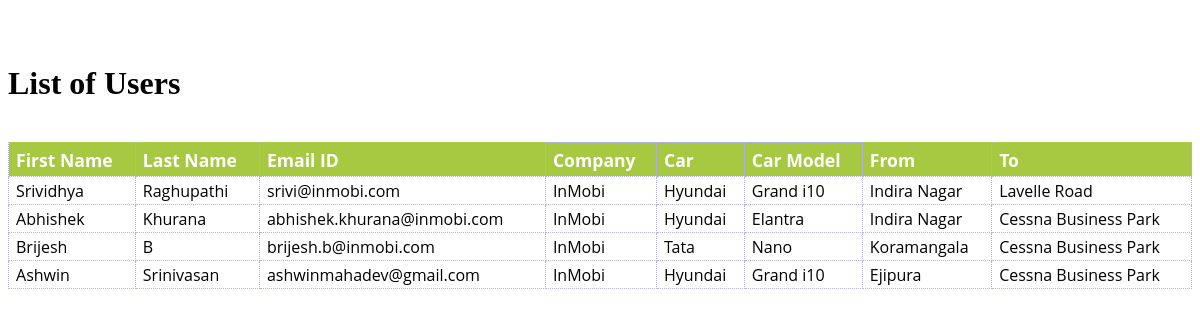
/users/, run on the app's committed database.
### bookings/models.py (models this page shows, shortened)
class User(models.Model):
    User_ID = models.AutoField()
    User_ID.primary_key=True
    first_name = models.CharField(max_length=30)
    last_name = models.CharField(max_length=30)
    email = models.EmailField(max_length=30)
    Company = models.CharField(max_length=20)
    Password = models.CharField(max_length=15)
    Age = models.PositiveIntegerField()
    Sex = (('M','Male'),('F','Female'))
    Car = models.CharField(max_length=15)
    Car_Model = models.CharField(max_length=15)
    Freq_From_1 = models.CharField(max_length=30)
    Freq_From_2 = models.CharField(max_length=30)
    Freq_To_1 = models.CharField(max_length=30)
    Freq_TO_2 = models.CharField(max_length=30)
    Rating = models.PositiveIntegerField()

### bookings/views.py (the view)
# urls.py: url(r'^users/$', views.users, name='users'),
def users(request):
    user_list = User.objects.all()[:10]
    context = {'user_list' : user_list,}
    return render(request,'bookings/user.html', context)

### bookings/templates/bookings/user.html
{% load staticfiles %}
<link rel="stylesheet" type="text/css" href={% static "bookings/theme.css" %}>
<BR><BR><H1>List of Users</H1><BR>
{% if user_list %}
    <table id="users">
    <TR>
    	<TH>First Name</TH>
    	<TH>Last Name</TH>
    	<TH>Email ID</TH>
    	<TH>Company</TH>
    	<TH>Car</TH>
    	<TH>Car Model</TH>
    	<TH>From</TH>
    	<TH>To</TD>
    </TR>
    {% for users in user_list %}
    <TR>
        <td>{{users.first_name}}</td>
        <td>{{ users.last_name }}</td>
        <td>{{users.email}}</td>
        <td>{{users.Company}}</td>
        <td>{{users.Car}}</td>
        <td>{{users.Car_Model}}</td>
        <td>{{users.Freq_From_1}}</td>
        <td>{{users.Freq_To_1}}</td>
    </TR>
    {% endfor %}
    </table>
{% else %}
    <p>No Usera are not available.</p>
{% endif %}

### bookings/static/bookings/theme.css (style rules this page uses)
#users { font-family: "Open Sans", Arial, Helvetica, sans-serif; width: 100%; border-collapse: collapse; }
#users td { font-size: 1em; border: 1px dotted #b5b5dd; padding: 3px 7px 2px 7px; }
#users th { border: 1px dotted #b5b5dd; padding: 3px 7px 2px 7px; font-size: 1.1em; text-align: left; padding-top: 5px; padding-bottom: 4px; background-color: #A7C942; color: #ffffff; }

### data on the page
User: first_name "Srividhya", last_name "Raghupathi", email "srivi@inmobi.com", Company "InMobi", Car "Hyundai", Car_Model "Grand i10", Freq_From_1 "Indira Nagar", Freq_To_1 "Lavelle Road"
User: first_name "Abhishek", last_name "Khurana", email "abhishek.khurana@inmobi.com", Company "InMobi", Car "Hyundai", Car_Model "Elantra", Freq_From_1 "Indira Nagar", Freq_To_1 "Cessna Business Park"
User: first_name "Brijesh", last_name "B", email "brijesh.b@inmobi.com", Company "InMobi", Car "Tata", Car_Model "Nano", Freq_From_1 "Koramangala", Freq_To_1 "Cessna Business Park"
User: first_name "Ashwin", last_name "Srinivasan", email "ashwinmahadev@gmail.com", Company "InMobi", Car "Hyundai", Car_Model "Grand i10", Freq_From_1 "Ejipura", Freq_To_1 "Cessna Business Park"
